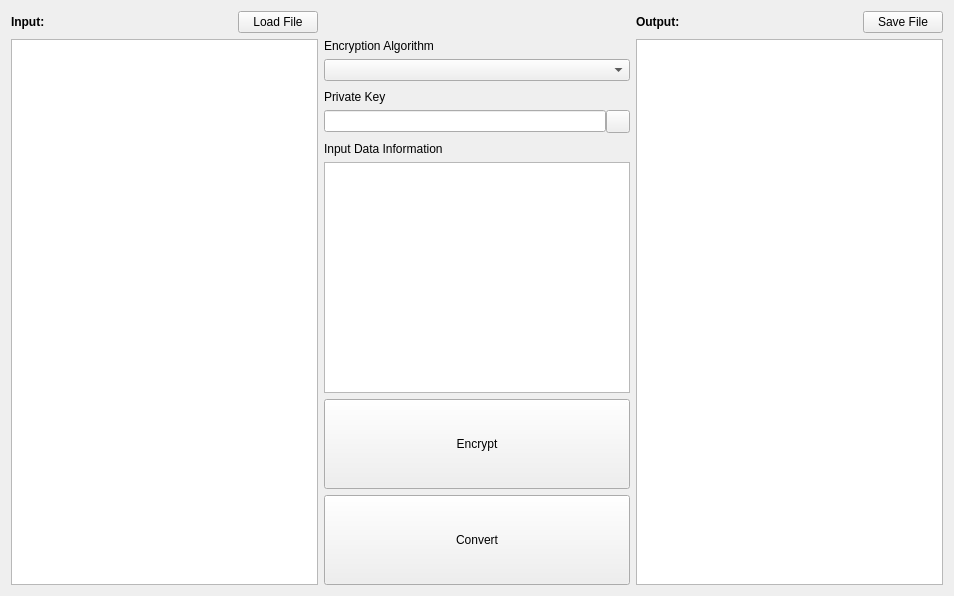
<?xml version="1.0" encoding="UTF-8"?>
<ui version="4.0">
 <class>Cryptoverter</class>
 <widget class="QWidget" name="Cryptoverter">
  <property name="enabled">
   <bool>true</bool>
  </property>
  <property name="geometry">
   <rect>
    <x>0</x>
    <y>0</y>
    <width>954</width>
    <height>596</height>
   </rect>
  </property>
  <property name="windowTitle">
   <string>Cryptoverter</string>
  </property>
  <layout class="QGridLayout" name="gridLayout">
   <item row="1" column="1">
    <layout class="QVBoxLayout" name="verticalLayout_2">
     <item>
      <widget class="QLabel" name="label_5">
       <property name="text">
        <string>Encryption Algorithm</string>
       </property>
      </widget>
     </item>
     <item>
      <widget class="QComboBox" name="comboBoxAlgorithm">
       <property name="enabled">
        <bool>true</bool>
       </property>
       <property name="layoutDirection">
        <enum>Qt::LeftToRight</enum>
       </property>
       <property name="editable">
        <bool>false</bool>
       </property>
      </widget>
     </item>
     <item>
      <spacer name="verticalSpacer">
       <property name="orientation">
        <enum>Qt::Vertical</enum>
       </property>
       <property name="sizeType">
        <enum>QSizePolicy::Maximum</enum>
       </property>
       <property name="sizeHint" stdset="0">
        <size>
         <width>20</width>
         <height>3</height>
        </size>
       </property>
      </spacer>
     </item>
     <item>
      <widget class="QLabel" name="label_4">
       <property name="text">
        <string>Private Key</string>
       </property>
      </widget>
     </item>
     <item>
      <layout class="QHBoxLayout" name="horizontalLayout_4" stretch="0,0">
       <property name="spacing">
        <number>0</number>
       </property>
       <property name="sizeConstraint">
        <enum>QLayout::SetDefaultConstraint</enum>
       </property>
       <item>
        <widget class="QLineEdit" name="lineEditPrivateKey">
         <property name="sizePolicy">
          <sizepolicy hsizetype="Minimum" vsizetype="Fixed">
           <horstretch>0</horstretch>
           <verstretch>0</verstretch>
          </sizepolicy>
         </property>
         <property name="minimumSize">
          <size>
           <width>0</width>
           <height>0</height>
          </size>
         </property>
         <property name="baseSize">
          <size>
           <width>0</width>
           <height>20</height>
          </size>
         </property>
         <property name="echoMode">
          <enum>QLineEdit::Password</enum>
         </property>
        </widget>
       </item>
       <item>
        <widget class="QToolButton" name="buttonPrivateKey">
         <property name="minimumSize">
          <size>
           <width>22</width>
           <height>22</height>
          </size>
         </property>
         <property name="text">
          <string/>
         </property>
        </widget>
       </item>
      </layout>
     </item>
     <item>
      <spacer name="verticalSpacer_2">
       <property name="orientation">
        <enum>Qt::Vertical</enum>
       </property>
       <property name="sizeType">
        <enum>QSizePolicy::Maximum</enum>
       </property>
       <property name="sizeHint" stdset="0">
        <size>
         <width>20</width>
         <height>3</height>
        </size>
       </property>
      </spacer>
     </item>
     <item>
      <widget class="QLabel" name="label_3">
       <property name="text">
        <string>Input Data Information</string>
       </property>
      </widget>
     </item>
     <item>
      <widget class="QPlainTextEdit" name="plainTextDataInfo">
       <property name="enabled">
        <bool>true</bool>
       </property>
       <property name="font">
        <font>
         <family>Consolas</family>
         <pointsize>12</pointsize>
        </font>
       </property>
       <property name="focusPolicy">
        <enum>Qt::NoFocus</enum>
       </property>
       <property name="acceptDrops">
        <bool>false</bool>
       </property>
       <property name="autoFillBackground">
        <bool>true</bool>
       </property>
       <property name="verticalScrollBarPolicy">
        <enum>Qt::ScrollBarAlwaysOff</enum>
       </property>
       <property name="horizontalScrollBarPolicy">
        <enum>Qt::ScrollBarAlwaysOff</enum>
       </property>
       <property name="undoRedoEnabled">
        <bool>false</bool>
       </property>
       <property name="readOnly">
        <bool>true</bool>
       </property>
       <property name="backgroundVisible">
        <bool>false</bool>
       </property>
      </widget>
     </item>
     <item>
      <spacer name="verticalSpacer_3">
       <property name="orientation">
        <enum>Qt::Vertical</enum>
       </property>
       <property name="sizeType">
        <enum>QSizePolicy::Maximum</enum>
       </property>
       <property name="sizeHint" stdset="0">
        <size>
         <width>20</width>
         <height>0</height>
        </size>
       </property>
      </spacer>
     </item>
     <item>
      <widget class="QToolButton" name="buttonDirection">
       <property name="sizePolicy">
        <sizepolicy hsizetype="Minimum" vsizetype="Fixed">
         <horstretch>0</horstretch>
         <verstretch>0</verstretch>
        </sizepolicy>
       </property>
       <property name="minimumSize">
        <size>
         <width>0</width>
         <height>90</height>
        </size>
       </property>
       <property name="text">
        <string>Encrypt</string>
       </property>
      </widget>
     </item>
     <item>
      <widget class="QToolButton" name="buttonConvert">
       <property name="sizePolicy">
        <sizepolicy hsizetype="Minimum" vsizetype="Fixed">
         <horstretch>0</horstretch>
         <verstretch>0</verstretch>
        </sizepolicy>
       </property>
       <property name="minimumSize">
        <size>
         <width>0</width>
         <height>90</height>
        </size>
       </property>
       <property name="text">
        <string>Convert</string>
       </property>
      </widget>
     </item>
    </layout>
   </item>
   <item row="0" column="0">
    <layout class="QHBoxLayout" name="horizontalLayout">
     <item>
      <widget class="QLabel" name="label_2">
       <property name="font">
        <font>
         <weight>75</weight>
         <bold>true</bold>
        </font>
       </property>
       <property name="text">
        <string>Input:</string>
       </property>
      </widget>
     </item>
     <item>
      <widget class="QPushButton" name="buttonLoadFile">
       <property name="maximumSize">
        <size>
         <width>80</width>
         <height>16777215</height>
        </size>
       </property>
       <property name="text">
        <string>Load File</string>
       </property>
      </widget>
     </item>
    </layout>
   </item>
   <item row="1" column="4">
    <widget class="QPlainTextEdit" name="plainTextOutput">
     <property name="sizePolicy">
      <sizepolicy hsizetype="Expanding" vsizetype="Minimum">
       <horstretch>0</horstretch>
       <verstretch>0</verstretch>
      </sizepolicy>
     </property>
     <property name="focusPolicy">
      <enum>Qt::ClickFocus</enum>
     </property>
     <property name="readOnly">
      <bool>true</bool>
     </property>
    </widget>
   </item>
   <item row="0" column="4">
    <layout class="QHBoxLayout" name="horizontalLayout_3">
     <item>
      <widget class="QLabel" name="label">
       <property name="font">
        <font>
         <weight>75</weight>
         <bold>true</bold>
        </font>
       </property>
       <property name="text">
        <string>Output:</string>
       </property>
      </widget>
     </item>
     <item>
      <widget class="QPushButton" name="buttonSaveFile">
       <property name="maximumSize">
        <size>
         <width>80</width>
         <height>16777215</height>
        </size>
       </property>
       <property name="text">
        <string>Save File</string>
       </property>
      </widget>
     </item>
    </layout>
   </item>
   <item row="1" column="0">
    <widget class="QPlainTextEdit" name="plainTextInput"/>
   </item>
  </layout>
 </widget>
 <resources/>
 <connections/>
</ui>
